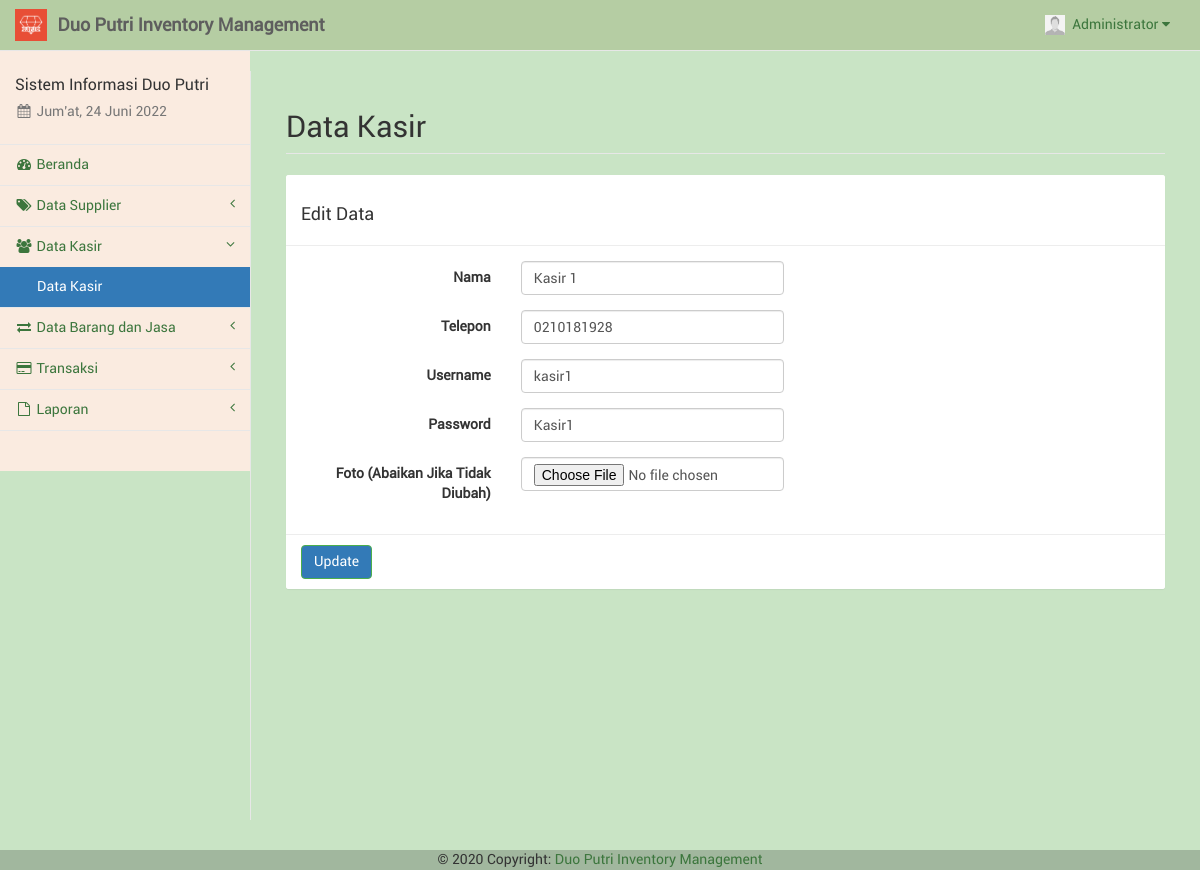
Page /kasir_edit.php?kas=1 (signed in) on the committed database.
### tables this page shows
CREATE TABLE `kasir` (
  `id_kasir` int(11) NOT NULL,
  `nama_kasir` varchar(50) NOT NULL,
  `telp_kasir` varchar(20) NOT NULL,
  `user_kasir` varchar(50) NOT NULL,
  `pass_kasir` varchar(100) NOT NULL,
  `foto_kasir` text NOT NULL,
  `id_adm` int(11) NOT NULL
);

### sess_check.php (called while the page is built, shortened)
<?php
	$chk_sess = $_SESSION['admin'];
	include("dist/config/koneksi.php");
	$sql_sess = "SELECT * FROM admin WHERE id_adm='". $chk_sess ."'";
	$ress_sess = mysqli_query($conn, $sql_sess);
	$row_sess = mysqli_fetch_array($ress_sess);
	$sess_admname = $row_sess['nama_adm'];
	$sess_admfoto = $row_sess['foto_adm'];
?>

### kasir_edit.php (the view, shortened to what this page needs)
<?php
include("sess_check.php");
if (isset($_GET['kas'])) {
	$sql = "SELECT * FROM kasir WHERE id_kasir='" . $_GET['kas'] . "'";
	$ress = mysqli_query($conn, $sql);
	$data = mysqli_fetch_array($ress);
}
$pagedesc = "Data Kasir";
$menuparent = "kasir";
include("layout_top.php");
?>
<div id="page-wrapper" style="background-color: #C9E4C5;">
	<div class="container-fluid">
		<div class="row">
			<div class="col-lg-12">
				<h1 class="page-header">Data Kasir</h1>
			</div>
		</div>
		<div class="row">
			<div class="col-lg-12"><?php include("layout_alert.php"); ?></div>
		</div>
		<div class="row">
			<div class="col-lg-12">
				<form class="form-horizontal" action="kasir_update.php" method="POST" enctype="multipart/form-data">
					<div class="panel panel-default">
						<div class="panel-heading">
							<h3>Edit Data</h3>
						</div>
						<div class="panel-body">
							<div class="form-group">
								<label class="control-label col-sm-3">Nama</label>
								<div class="col-sm-4">
									<input type="text" name="nama" class="form-control" placeholder="Nama" value="<?php echo $data['nama_kasir'] ?>" required>
								</div>
							</div>
							<div class="form-group">
								<label class="control-label col-sm-3">Telepon</label>
								<div class="col-sm-4">
									<input type="number" name="telp" min="0" class="form-control" placeholder="Telepon" value="<?php echo $data['telp_kasir'] ?>" required>
								</div>
							</div>
							<div class="form-group">
								<label class="control-label col-sm-3">Username</label>
								<div class="col-sm-4">
									<input type="text" name="user" class="form-control" placeholder="Username" value="<?php echo $data['user_kasir'] ?>" required>
								</div>
							</div>
							<div class="form-group">
								<label class="control-label col-sm-3">Password</label>
								<div class="col-sm-4">
									<input type="text" name="password" class="form-control" placeholder="Password" value="<?php echo $data['pass_kasir'] ?>" required>
								</div>
							</div>
							<div class="form-group">
								<label class="control-label col-sm-3">Foto (Abaikan Jika Tidak Diubah)</label>
								<div class="col-sm-4">
									<input type="file" name="foto" class="form-control" accept="image/*">
								</div>
							</div>
						</div>
						<div class="panel-footer">
							<button type="submit" name="perbarui" class="btn btn-success">Update</button>
						</div>
					</div>
				</form>
			</div>
		</div>
	</div>
</div>
<?php
include("layout_bottom.php");
?>

### layout_top.php (shortened to what this page needs)
<?php
$haries = array("Sunday" => "Minggu", "Monday" => "Senin", "Tuesday" => "Selasa", "Wednesday" => "Rabu", "Thursday" => "Kamis", "Friday" => "Jum'at", "Saturday" => "Sabtu");
$bulans = array("", "Januari", "Februari", "Maret", "April", "Mei", "Juni", "Juli", "Agustus", "September", "Oktober", "November", "Desember");
$hari_ini = $haries[date("l")];
$bulan_ini = $bulans[date("n")];
$tanggal = date("d");
$tahun = date("Y");
?>
<!DOCTYPE html>
<html lang="en">
<head>
	<link href="libs/bootstrap/dist/css/bootstrap.min.css" rel="stylesheet">
	<link href="libs/metisMenu/dist/metisMenu.min.css" rel="stylesheet">
	<link href="libs/datatables-plugins/integration/bootstrap/3/dataTables.bootstrap.css" rel="stylesheet">
	<link href="libs/datatables-responsive/css/dataTables.responsive.css" rel="stylesheet">
	<link href="dist/css/sb-admin-2.css" rel="stylesheet">
	<link href="dist/css/offline-font.css" rel="stylesheet">
	<link href="dist/css/custom.css" rel="stylesheet">
	<link href="libs/font-awesome/css/font-awesome.min.css" rel="stylesheet" type="text/css">
</head>
<body style="background-color: #C9E4C5;">
	<div id="wrapper" style="background-color: #C9E4C5;">
		<nav class="navbar navbar-default navbar-static-top" style="background-color: #B5CDA3 ;" role="navigation" style="margin-bottom: 0">
			<div class="navbar-header">
				<a class="navbar-brand hidden-xs" href="index.php">
					<img src="foto/logos.png" alt="brand" width="32" class="float-left image-brand">
					<div class="float-right">&nbsp;<strong>Duo Putri Inventory Management</strong></div>
				</a>
			</div>
			<ul class="nav navbar-top-links navbar-right">
				<li class="dropdown dropdown-right">
					<a class="dropdown-toggle" data-toggle="dropdown" href="#">
						<img src="foto/<?php echo $sess_admfoto; ?>" width="20px" height="20px" padding="0px">&nbsp;&nbsp;<?php echo ucfirst($sess_admname); ?>&nbsp;<i class="fa fa-caret-down"></i>
					</a>
				</li>
			</ul>
			<div class="navbar-default sidebar" style="background-color: #FAEBE0;" role="navigation">
				<div class="sidebar-nav navbar-collapse">
					<ul class="nav" id="side-menu">
						<li class="sidebar-search">
							<h4>Sistem Informasi Duo Putri</h4>
							<h5 class="text-muted"><i class="fa fa-calendar fa-fw"></i>&nbsp;<?php echo $hari_ini . ", " . $tanggal . " " . $bulan_ini . " " . $tahun ?></h5>
						</li>
						<?php
						if ($pagedesc == "Beranda") {
							echo '<li><a href="index.php" class="active"><i class="fa fa-tachometer fa-fw"></i>&nbsp;Beranda</a></li>';
						} else {
							echo '<li><a href="index.php"><i class="fa fa-tachometer fa-fw"></i>&nbsp;Beranda</a></li>';
						}
						if (isset($menuparent) && $menuparent == "supplier") {
							echo '<li class="active">';
						} else {
							echo '<li>';
						}
						?>
						<a href="#"><i class="fa fa-tags fa-fw"></i>&nbsp;Data Supplier<span class="fa arrow"></span></a>
						<?php
						if (isset($menuparent) && $menuparent == "kasir") {
							echo '<li class="active">';
						} else {
							echo '<li>';
						}
						?>
						<a href="#"><i class="fa fa-group fa-fw"></i>&nbsp;Data Kasir<span class="fa arrow"></span></a>
						<ul class="nav nav-second-level">
							<?php
							if ($pagedesc == "Data Kasir") {
								echo '<li><a href="kasir.php" class="active">Data Kasir</a></li>';
							} else {
								echo '<li><a href="kasir.php">Data Kasir</a></li>';
							}
							?>
						</ul>
						<?php
						if (isset($menuparent) && $menuparent == "barang") {
							echo '<li class="active">';
						} else {
							echo '<li>';
						}
						?>
						<a href="#"><i class="fa fa-exchange fa-fw"></i>&nbsp;Data Barang dan Jasa<span class="fa arrow"></span></a>
						<?php
						if (isset($menuparent) && $menuparent == "transaksi") {
							echo '<li class="active">';
						} else {
							echo '<li>';
						}
						?>
						<a href="#"><i class="fa fa-credit-card fa-fw"></i>&nbsp;Transaksi<span class="fa arrow"></span></a>
						</li>
						<?php
						if (isset($menuparent) && $menuparent == "laporan") {
							echo '<li class="active">';
						} else {
							echo '<li>';
						}
						?>
						<a href="#"><i class="fa fa-file-o fa-fw"></i>&nbsp;Laporan<span class="fa arrow"></span></a>
						</li>
					</ul>
				</div>
			</div>
		</nav>

### rows in the picture
kasir: nama "Kasir 1", telp "0210181928", user "kasir1", password "Kasir1"

### other values in the picture
$sess_admname "Administrator"
